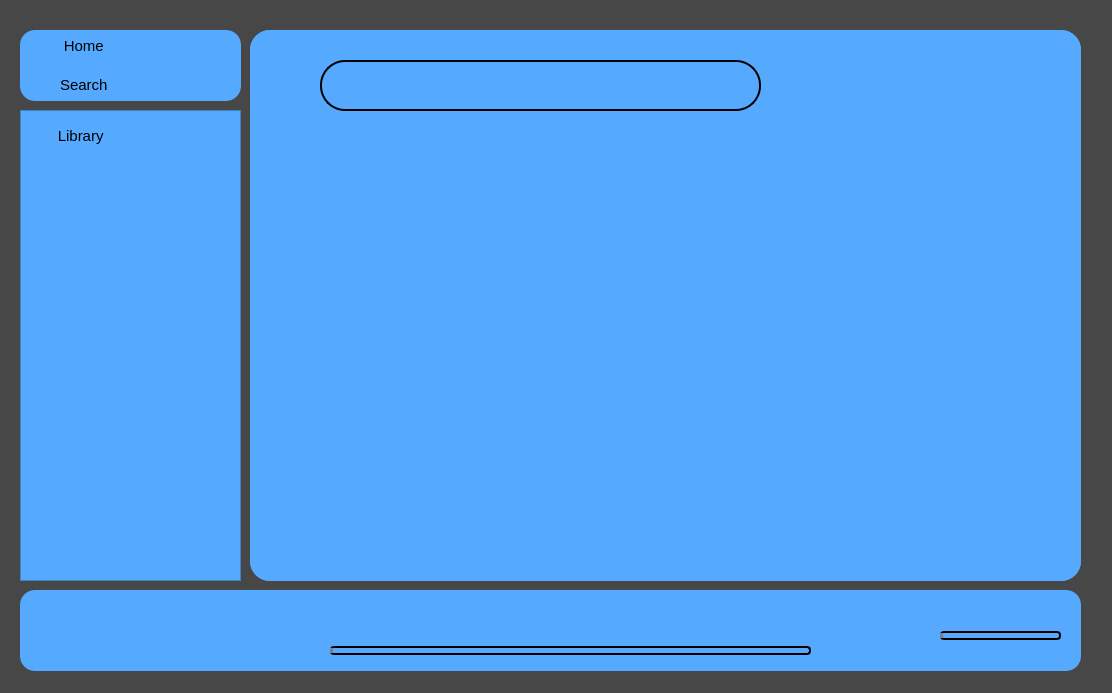
<?xml version="1.0" encoding="UTF-8"?>
<ui version="4.0">
 <class>menu</class>
 <widget class="QDialog" name="menu">
  <property name="geometry">
   <rect>
    <x>0</x>
    <y>0</y>
    <width>1112</width>
    <height>693</height>
   </rect>
  </property>
  <property name="windowTitle">
   <string>Dialog</string>
  </property>
  <property name="styleSheet">
   <string notr="true">background-color: rgb(71, 71, 71);
</string>
  </property>
  <widget class="QStackedWidget" name="stackedWidget">
   <property name="geometry">
    <rect>
     <x>250</x>
     <y>30</y>
     <width>831</width>
     <height>551</height>
    </rect>
   </property>
   <property name="styleSheet">
    <string notr="true">background-color: rgb(85, 170, 255);
border-radius:20px;</string>
   </property>
   <property name="currentIndex">
    <number>5</number>
   </property>
   <widget class="QWidget" name="stackedWidgetPage1">
    <widget class="QPushButton" name="pushButton_4">
     <property name="geometry">
      <rect>
       <x>30</x>
       <y>20</y>
       <width>83</width>
       <height>29</height>
      </rect>
     </property>
     <property name="styleSheet">
      <string notr="true">QPushButton{
font-size: 15px;
border-radius: 10px;
background-color: transparent;
border: 2px solid black;
color: black;
}</string>
     </property>
     <property name="text">
      <string>All</string>
     </property>
    </widget>
    <widget class="QPushButton" name="pushButton_5">
     <property name="geometry">
      <rect>
       <x>160</x>
       <y>20</y>
       <width>83</width>
       <height>29</height>
      </rect>
     </property>
     <property name="styleSheet">
      <string notr="true">QPushButton{
font-size: 15px;
border-radius: 10px;
background-color: transparent;
border: 2px solid black;
color: black;
}</string>
     </property>
     <property name="text">
      <string>Music</string>
     </property>
    </widget>
    <widget class="QPushButton" name="pushButton_6">
     <property name="geometry">
      <rect>
       <x>290</x>
       <y>20</y>
       <width>83</width>
       <height>29</height>
      </rect>
     </property>
     <property name="styleSheet">
      <string notr="true">QPushButton{
font-size: 15px;
border-radius: 10px;
background-color: transparent;
border: 2px solid black;
color: black;
}
</string>
     </property>
     <property name="text">
      <string>Podcast</string>
     </property>
    </widget>
   </widget>
   <widget class="QWidget" name="page_4"/>
   <widget class="QWidget" name="page_5"/>
   <widget class="QWidget" name="page"/>
   <widget class="QWidget" name="page_2"/>
   <widget class="QWidget" name="page_3">
    <widget class="QLineEdit" name="lineEdit">
     <property name="geometry">
      <rect>
       <x>110</x>
       <y>40</y>
       <width>371</width>
       <height>31</height>
      </rect>
     </property>
     <property name="styleSheet">
      <string notr="true">QLineEdit{
font-size: 15px;
border-radius: 25px;
background-color: transparent;
border: 2px transparent;
color: black;
}
</string>
     </property>
    </widget>
    <widget class="QPushButton" name="searchBar">
     <property name="geometry">
      <rect>
       <x>70</x>
       <y>38</y>
       <width>51</width>
       <height>41</height>
      </rect>
     </property>
     <property name="styleSheet">
      <string notr="true">QPushButton{
font-size: 15px;
border-radius: 10px;
background-color: transparent;
border: 2px solid transparent;
color: black;
}</string>
     </property>
     <property name="text">
      <string/>
     </property>
     <property name="icon">
      <iconset resource="beg.qrc">
       <normaloff>:/beg/search.png</normaloff>:/beg/search.png</iconset>
     </property>
    </widget>
    <widget class="QListWidget" name="searchWidgetList">
     <property name="geometry">
      <rect>
       <x>60</x>
       <y>90</y>
       <width>461</width>
       <height>371</height>
      </rect>
     </property>
    </widget>
    <widget class="QLabel" name="label_2">
     <property name="geometry">
      <rect>
       <x>70</x>
       <y>30</y>
       <width>441</width>
       <height>51</height>
      </rect>
     </property>
     <property name="styleSheet">
      <string notr="true">QLabel{
font-size: 15px;
border-radius: 25px;
background-color: transparent;
border: 2px solid black;
color: black;
}
</string>
     </property>
     <property name="text">
      <string/>
     </property>
    </widget>
    <zorder>label_2</zorder>
    <zorder>lineEdit</zorder>
    <zorder>searchBar</zorder>
    <zorder>searchWidgetList</zorder>
   </widget>
  </widget>
  <widget class="QLabel" name="label">
   <property name="geometry">
    <rect>
     <x>20</x>
     <y>30</y>
     <width>221</width>
     <height>71</height>
    </rect>
   </property>
   <property name="styleSheet">
    <string notr="true">background-color: rgb(85, 170, 255);
border-radius:15px;</string>
   </property>
   <property name="text">
    <string/>
   </property>
  </widget>
  <widget class="QScrollArea" name="scrollArea">
   <property name="geometry">
    <rect>
     <x>20</x>
     <y>110</y>
     <width>221</width>
     <height>471</height>
    </rect>
   </property>
   <property name="styleSheet">
    <string notr="true">background-color: rgb(85, 170, 255);
</string>
   </property>
   <property name="widgetResizable">
    <bool>true</bool>
   </property>
   <widget class="QWidget" name="scrollAreaWidgetContents">
    <property name="geometry">
     <rect>
      <x>0</x>
      <y>0</y>
      <width>219</width>
      <height>469</height>
     </rect>
    </property>
    <widget class="QPushButton" name="pushButton_3">
     <property name="geometry">
      <rect>
       <x>10</x>
       <y>10</y>
       <width>91</width>
       <height>29</height>
      </rect>
     </property>
     <property name="styleSheet">
      <string notr="true">QPushButton{
font-size: 15px;
border-radius: 10px;
background-color: transparent;
border: 2px solid transparent;
color: black;
}</string>
     </property>
     <property name="text">
      <string>  Library</string>
     </property>
     <property name="icon">
      <iconset resource="beg.qrc">
       <normaloff>:/beg/playlist.png</normaloff>:/beg/playlist.png</iconset>
     </property>
    </widget>
   </widget>
  </widget>
  <widget class="QPushButton" name="pushButton">
   <property name="geometry">
    <rect>
     <x>30</x>
     <y>30</y>
     <width>91</width>
     <height>31</height>
    </rect>
   </property>
   <property name="styleSheet">
    <string notr="true">QPushButton{
font-size: 15px;
border-radius: 10px;
background-color: transparent;
border: 2px solid transparent;
color: black;
}</string>
   </property>
   <property name="text">
    <string>    Home</string>
   </property>
   <property name="icon">
    <iconset resource="beg.qrc">
     <normaloff>:/beg/home.png</normaloff>:/beg/home.png</iconset>
   </property>
   <property name="checkable">
    <bool>true</bool>
   </property>
  </widget>
  <widget class="QPushButton" name="pushButton_2">
   <property name="geometry">
    <rect>
     <x>20</x>
     <y>70</y>
     <width>111</width>
     <height>29</height>
    </rect>
   </property>
   <property name="styleSheet">
    <string notr="true">QPushButton{
font-size: 15px;
border-radius: 10px;
background-color: transparent;
border: 2px solid transparent;
color: black;
}</string>
   </property>
   <property name="text">
    <string>    Search</string>
   </property>
   <property name="icon">
    <iconset resource="beg.qrc">
     <normaloff>:/beg/search.png</normaloff>:/beg/search.png</iconset>
   </property>
  </widget>
  <widget class="QWidget" name="MusicPlayer" native="true">
   <property name="geometry">
    <rect>
     <x>20</x>
     <y>590</y>
     <width>1061</width>
     <height>81</height>
    </rect>
   </property>
   <property name="styleSheet">
    <string notr="true">background-color: rgb(85, 170, 255);
border-radius:15px;</string>
   </property>
   <widget class="QPushButton" name="playStop">
    <property name="geometry">
     <rect>
      <x>520</x>
      <y>10</y>
      <width>61</width>
      <height>31</height>
     </rect>
    </property>
    <property name="maximumSize">
     <size>
      <width>61</width>
      <height>16777215</height>
     </size>
    </property>
    <property name="styleSheet">
     <string notr="true">QPushButton{
font-size: 15px;
border-radius: 10px;
background-color: transparent;
border: 2px solid transparent;
color: black;
}</string>
    </property>
    <property name="text">
     <string/>
    </property>
    <property name="icon">
     <iconset resource="beg.qrc">
      <normaloff>:/beg/play.png</normaloff>
      <normalon>:/beg/pause.png</normalon>:/beg/play.png</iconset>
    </property>
    <property name="iconSize">
     <size>
      <width>30</width>
      <height>30</height>
     </size>
    </property>
    <property name="checkable">
     <bool>true</bool>
    </property>
    <property name="checked">
     <bool>false</bool>
    </property>
    <property name="autoRepeat">
     <bool>true</bool>
    </property>
   </widget>
   <widget class="QPushButton" name="next">
    <property name="geometry">
     <rect>
      <x>560</x>
      <y>10</y>
      <width>83</width>
      <height>29</height>
     </rect>
    </property>
    <property name="styleSheet">
     <string notr="true">QPushButton{
font-size: 15px;
border-radius: 10px;
background-color: transparent;
border: 2px solid transparent;
color: black;
}</string>
    </property>
    <property name="text">
     <string/>
    </property>
    <property name="icon">
     <iconset resource="beg.qrc">
      <normaloff>:/beg/next.png</normaloff>:/beg/next.png</iconset>
    </property>
    <property name="iconSize">
     <size>
      <width>20</width>
      <height>20</height>
     </size>
    </property>
   </widget>
   <widget class="QPushButton" name="back">
    <property name="geometry">
     <rect>
      <x>450</x>
      <y>10</y>
      <width>83</width>
      <height>29</height>
     </rect>
    </property>
    <property name="styleSheet">
     <string notr="true">QPushButton{
font-size: 15px;
border-radius: 10px;
background-color: transparent;
border: 2px solid transparent;
color: black;
}</string>
    </property>
    <property name="text">
     <string/>
    </property>
    <property name="icon">
     <iconset resource="beg.qrc">
      <normaloff>:/beg/back.png</normaloff>:/beg/back.png</iconset>
    </property>
    <property name="iconSize">
     <size>
      <width>20</width>
      <height>20</height>
     </size>
    </property>
   </widget>
   <widget class="QSlider" name="horizontalSlider">
    <property name="geometry">
     <rect>
      <x>310</x>
      <y>50</y>
      <width>481</width>
      <height>20</height>
     </rect>
    </property>
    <property name="styleSheet">
     <string notr="true">QSlider::handle:horizontal {
    width: 0px; 
    margin: -5px -5px; 
    border: none;
}

QSlider::groove:horizontal {
    height: 5px; 
    margin: 3px 0; /* Ajustează marginile pentru a păstra o distanță */
    border-radius: 4px; /* Redu border-radius-ul pentru a păstra o distanță */
    background: transparent; 
    border: 2px solid black;
}

QSlider::sub-page:horizontal {
    background: grey; /* Culoarea indicării progresului */
    border-radius: 4px; /* Redu border-radius-ul pentru a păstra o distanță */
    height: 4px; /* Ajustează înălțimea */
    margin: 5px 3px; /* Ajustează marginile pentru a păstra o distanță */
}
</string>
    </property>
    <property name="orientation">
     <enum>Qt::Horizontal</enum>
    </property>
   </widget>
   <widget class="QSlider" name="volume">
    <property name="geometry">
     <rect>
      <x>920</x>
      <y>20</y>
      <width>121</width>
      <height>51</height>
     </rect>
    </property>
    <property name="styleSheet">
     <string notr="true">QSlider::handle:horizontal {
    width: 0px; 
    margin: -5px -5px; 
    border: none;
}

QSlider::groove:horizontal {
    height: 5px; 
    margin: 3px 0; /* Ajustează marginile pentru a păstra o distanță */
    border-radius: 4px; /* Redu border-radius-ul pentru a păstra o distanță */
    background: transparent; 
    border: 2px solid black;
}

QSlider::sub-page:horizontal {
    background: grey; /* Culoarea indicării progresului */
    border-radius: 4px; /* Redu border-radius-ul pentru a păstra o distanță */
    height: 4px; /* Ajustează înălțimea */
    margin: 5px 3px; /* Ajustează marginile pentru a păstra o distanță */
}
</string>
    </property>
    <property name="orientation">
     <enum>Qt::Horizontal</enum>
    </property>
   </widget>
   <widget class="QPushButton" name="mute">
    <property name="geometry">
     <rect>
      <x>890</x>
      <y>30</y>
      <width>31</width>
      <height>29</height>
     </rect>
    </property>
    <property name="styleSheet">
     <string notr="true">QPushButton{
font-size: 15px;
border-radius: 10px;
background-color: transparent;
border: 2px solid transparent;
color: black;
}</string>
    </property>
    <property name="text">
     <string/>
    </property>
    <property name="icon">
     <iconset resource="beg.qrc">
      <normaloff>:/beg/volume.png</normaloff>
      <normalon>:/beg/mute.png</normalon>:/beg/volume.png</iconset>
    </property>
    <property name="iconSize">
     <size>
      <width>20</width>
      <height>20</height>
     </size>
    </property>
    <property name="checkable">
     <bool>true</bool>
    </property>
    <property name="checked">
     <bool>false</bool>
    </property>
    <property name="autoRepeat">
     <bool>false</bool>
    </property>
   </widget>
  </widget>
  <zorder>MusicPlayer</zorder>
  <zorder>scrollArea</zorder>
  <zorder>label</zorder>
  <zorder>stackedWidget</zorder>
  <zorder>pushButton</zorder>
  <zorder>pushButton_2</zorder>
 </widget>
 <resources>
  <include location="beg.qrc"/>
  <include location="beg.qrc"/>
 </resources>
 <connections/>
</ui>
